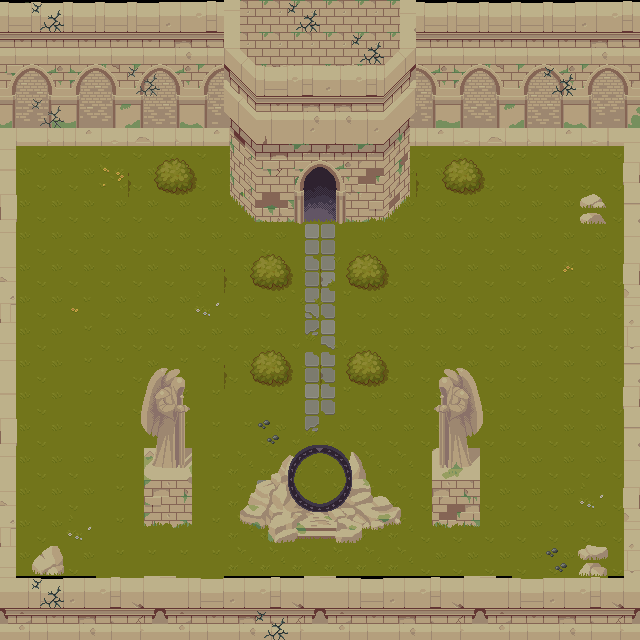

A 2D game scene composited from a Tiled map and its tileset images. What follows is a short description and the map's XML, with every tile layer's data as written:
An orthogonal 20x20 tile map with 32x32 px tiles, 3 tile layers (Camada de Blocos 1, Camada de Blocos 2, Camada de Blocos 3), 11 tilesets.

<map version="1.10" tiledversion="1.12.2" orientation="orthogonal" renderorder="right-down" width="20" height="20" tilewidth="32" tileheight="32" infinite="0" nextlayerid="5" nextobjectid="1">
 <tileset firstgid="1" source="../TileSets/Wall.tsx" />
 <tileset firstgid="2049" source="../TileSets/environment.tsx" />
 <tileset firstgid="2205" source="../TileSets/TX Tileset Stone Ground.tsx" />
 <tileset firstgid="2269" source="../TileSets/Tiled_Map.tsx" />
 <tileset firstgid="2350" source="../TileSets/exterior.tsx" />
 <tileset firstgid="2574" source="../TileSets/Ground_rocks.tsx" />
 <tileset firstgid="2844" source="../TileSets/Grass.tsx" />
 <tileset firstgid="3356" source="../TileSets/Props.tsx" />
 <tileset firstgid="3612" source="../TileSets/TX Tileset Grass.tsx" />
 <tileset firstgid="3676" source="../TileSets/Details.tsx" />
 <tileset firstgid="3766" source="../TileSets/TX Plant with Shadow.tsx" />
 <layer id="1" name="Camada de Blocos 1" width="20" height="20">
  <data encoding="csv">
2338,0,0,0,0,0,0,0,0,0,0,0,0,0,0,0,0,0,2338,2338,
2338,0,0,0,0,0,0,0,0,0,0,0,0,0,0,0,0,0,2338,2338,
2338,0,2338,2338,2338,2338,2338,0,0,2338,2338,2338,0,0,0,0,2338,2338,2338,2338,
0,0,3621,3621,3621,2338,0,0,3621,3621,0,0,2338,0,0,0,0,2338,2338,2338,
3621,3621,3621,3621,3621,3621,3621,3621,3621,2338,0,0,3621,3621,3621,3621,3621,3621,3621,3621,
3621,3621,3621,3641,3621,3621,3621,3621,0,0,3621,3621,3621,3621,3640,3621,3621,3621,3621,3621,
3621,3621,3621,3621,3621,3621,3621,3621,3621,3621,3621,3621,3621,3621,3621,3621,3621,3621,3621,3621,
3621,3621,3621,3621,3621,3621,3621,3621,3621,3646,3647,3621,3621,3621,3621,3621,3621,3621,3621,3621,
3621,3621,3621,3621,3621,3621,3621,3621,3621,3654,3655,3621,3621,3621,3621,3621,3621,3626,3621,3621,
3621,3621,3632,3621,3621,3621,3640,3621,3621,3662,3663,3621,3621,3621,3621,3621,3621,3621,3621,3621,
3621,3621,3631,3621,3621,3621,3621,3621,3621,3670,3671,3621,3621,3621,3621,3621,3621,3621,3621,3621,
3621,3621,3631,3631,3621,3631,3631,3621,3631,3654,3663,3621,3621,3621,3621,3621,3621,3621,3621,3621,
3621,3621,3631,3631,3621,3631,3631,3631,3631,3646,3663,3621,3621,3621,3621,3621,3621,3621,3621,3621,
3621,3621,3631,3631,3631,3631,3631,3631,3621,3670,3621,3621,3621,3621,3621,3621,3621,3621,3621,3621,
3621,3621,3621,3631,3631,3631,3631,3629,3629,3629,3629,3629,3629,3621,3621,3621,3621,3621,3621,3621,
3621,3621,3621,3631,3631,3631,3631,3629,3660,3629,3629,3629,3629,3621,3621,3621,3621,3621,3640,3621,
3621,3621,3640,3631,3631,3631,3631,3629,3629,3629,3629,3629,3629,3621,3621,3621,3621,3621,3621,3621,
3621,3621,3621,3631,3631,3631,3631,3629,3629,3629,3629,3629,3629,3621,3621,3621,3621,3621,3621,3621,
0,0,0,3631,3621,3631,3631,0,0,0,0,0,0,0,0,0,3621,3621,3621,0,
0,2338,2338,0,0,0,0,0,0,0,0,0,0,2338,2338,2338,2338,2338,2338,2338
</data>
 </layer>
 <layer id="3" name="Camada de Blocos 2" width="20" height="20">
  <data encoding="csv">
920,920,920,920,920,921,922,900,900,900,900,900,900,920,920,920,920,920,921,922,
984,984,984,984,984,985,986,900,900,900,900,900,900,984,984,984,984,984,985,986,
1288,1289,1290,1291,1292,1293,1294,1295,1296,1297,1298,1299,1288,1289,1290,1291,1292,1293,1294,1295,
1352,1353,1354,1355,1356,1357,1358,1359,1360,1361,1362,1363,1352,1353,1354,1355,1356,1357,1358,1359,
79,80,81,82,83,80,81,82,83,0,0,0,80,81,82,83,80,81,82,84,
143,0,0,0,0,0,0,0,0,0,0,0,0,0,0,0,0,0,0,148,
207,0,0,0,0,0,0,0,0,0,0,0,0,0,0,0,0,0,0,212,
271,0,0,0,0,0,0,0,0,0,0,0,0,0,0,0,0,0,0,276,
335,0,0,0,0,0,0,0,0,0,0,0,0,0,0,0,0,0,0,340,
399,0,0,0,0,0,0,0,0,0,0,0,0,0,0,0,0,0,0,404,
463,0,0,0,0,0,0,0,0,0,0,0,0,0,0,0,0,0,0,468,
271,0,0,0,0,0,0,0,0,0,0,0,0,0,0,0,0,0,0,212,
143,0,0,0,0,0,0,0,0,0,0,0,0,0,0,0,0,0,0,148,
207,0,0,0,0,0,0,0,0,0,0,0,0,0,0,0,0,0,0,212,
271,0,0,0,0,0,0,0,0,0,0,0,0,0,0,0,0,0,0,276,
335,0,0,0,0,0,0,0,0,0,0,0,0,0,0,0,0,0,0,340,
399,0,0,0,0,0,0,0,0,0,0,0,0,0,0,0,0,0,0,404,
463,0,0,0,0,0,0,0,0,0,0,0,0,0,0,0,0,0,0,468,
322,323,324,325,326,322,323,324,325,326,322,323,324,325,326,322,323,324,325,326,
386,387,388,389,390,386,387,388,389,390,386,387,388,389,390,386,387,388,389,390
</data>
 </layer>
 <layer id="4" name="Camada de Blocos 3" width="20" height="20">
  <data encoding="csv">
0,3701,0,0,0,0,0,1538,1539,3701,1541,1542,1543,0,0,0,0,0,0,0,
0,0,0,0,0,0,0,1602,1603,1604,1605,3701,1607,0,0,0,0,0,0,0,
0,0,0,0,3695,0,0,1666,1667,1668,1669,1670,1671,0,0,0,0,3701,0,0,
0,3695,0,0,0,0,0,1730,1731,1732,1733,1734,1735,0,0,0,0,0,0,0,
0,0,0,0,3856,3857,3858,1794,1795,1796,1797,1798,1799,3856,3857,3858,0,0,0,0,
0,0,0,0,3872,3873,3874,1858,1859,1860,1861,1862,1863,3872,3873,3874,0,0,0,0,
0,0,0,0,3888,3889,3890,1922,1923,1924,1925,1926,1927,3888,3889,3890,0,0,3582,0,
0,0,0,0,0,0,0,3856,3857,3858,3856,3857,3858,0,0,0,0,0,0,0,
0,0,0,0,0,0,0,3872,3873,3874,3872,3873,3874,0,0,0,0,0,0,0,
0,0,0,0,0,0,0,3888,3889,3890,3888,3889,3890,0,0,0,0,0,0,0,
0,0,0,0,0,0,0,3856,3857,3858,3856,3857,3858,0,0,0,0,0,0,0,
0,0,0,0,3362,3363,3364,3872,3873,3874,3872,3873,3874,3365,3366,3367,0,0,0,0,
0,0,0,0,3378,3379,3380,3888,3889,3890,3888,3889,3890,3381,3382,3383,0,0,0,0,
0,0,0,0,3394,3395,3396,3420,3731,3422,3423,3424,3425,3397,3398,3399,0,0,0,0,
0,0,0,0,3410,3411,3412,3436,3437,3438,3439,3440,3441,3413,3414,3415,0,0,0,0,
0,0,0,0,3426,3427,3428,3452,3453,3454,3455,3456,3457,3429,3430,3431,0,0,0,0,
0,0,0,0,3442,3443,3444,3468,3469,3470,3471,3472,3473,3445,3446,3447,0,0,0,0,
0,3596,0,0,0,0,0,0,0,0,0,0,0,0,0,0,0,3731,3598,0,
0,3701,0,0,0,0,0,0,0,0,0,0,0,0,0,0,0,0,0,0,
0,0,0,0,0,0,0,0,3701,0,0,0,0,0,0,0,0,0,0,0
</data>
 </layer>
</map>
